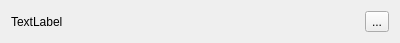
<?xml version="1.0" encoding="UTF-8"?>
<ui version="4.0">
 <class>FileWidget</class>
 <widget class="QWidget" name="FileWidget">
  <property name="geometry">
   <rect>
    <x>0</x>
    <y>0</y>
    <width>400</width>
    <height>41</height>
   </rect>
  </property>
  <property name="maximumSize">
   <size>
    <width>16777215</width>
    <height>41</height>
   </size>
  </property>
  <property name="windowTitle">
   <string>Form</string>
  </property>
  <layout class="QVBoxLayout" name="verticalLayout">
   <item>
    <layout class="QHBoxLayout" name="horizontalLayout">
     <item>
      <widget class="QLabel" name="file_name">
       <property name="text">
        <string>TextLabel</string>
       </property>
      </widget>
     </item>
     <item>
      <widget class="QToolButton" name="install_button">
       <property name="text">
        <string>...</string>
       </property>
       <property name="icon">
        <iconset resource="../Assets/icons.qrc">
         <normaloff>:/icons/download.svg</normaloff>:/icons/download.svg</iconset>
       </property>
      </widget>
     </item>
    </layout>
   </item>
  </layout>
 </widget>
 <resources>
  <include location="../Assets/icons.qrc"/>
 </resources>
 <connections/>
</ui>
